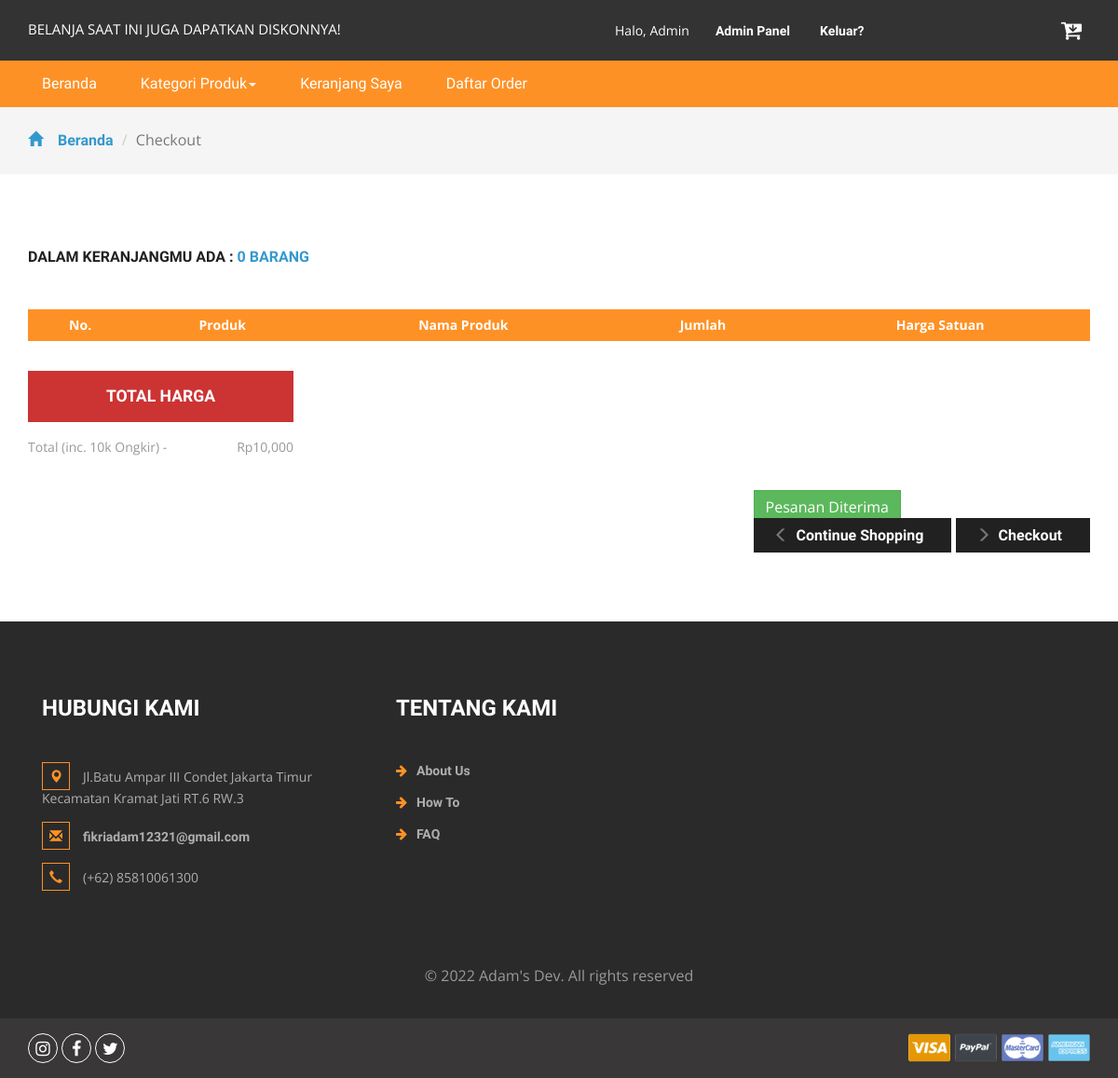
Page /order.php?id=awcf3i4uht9g8 (signed in) on the earlier database version.
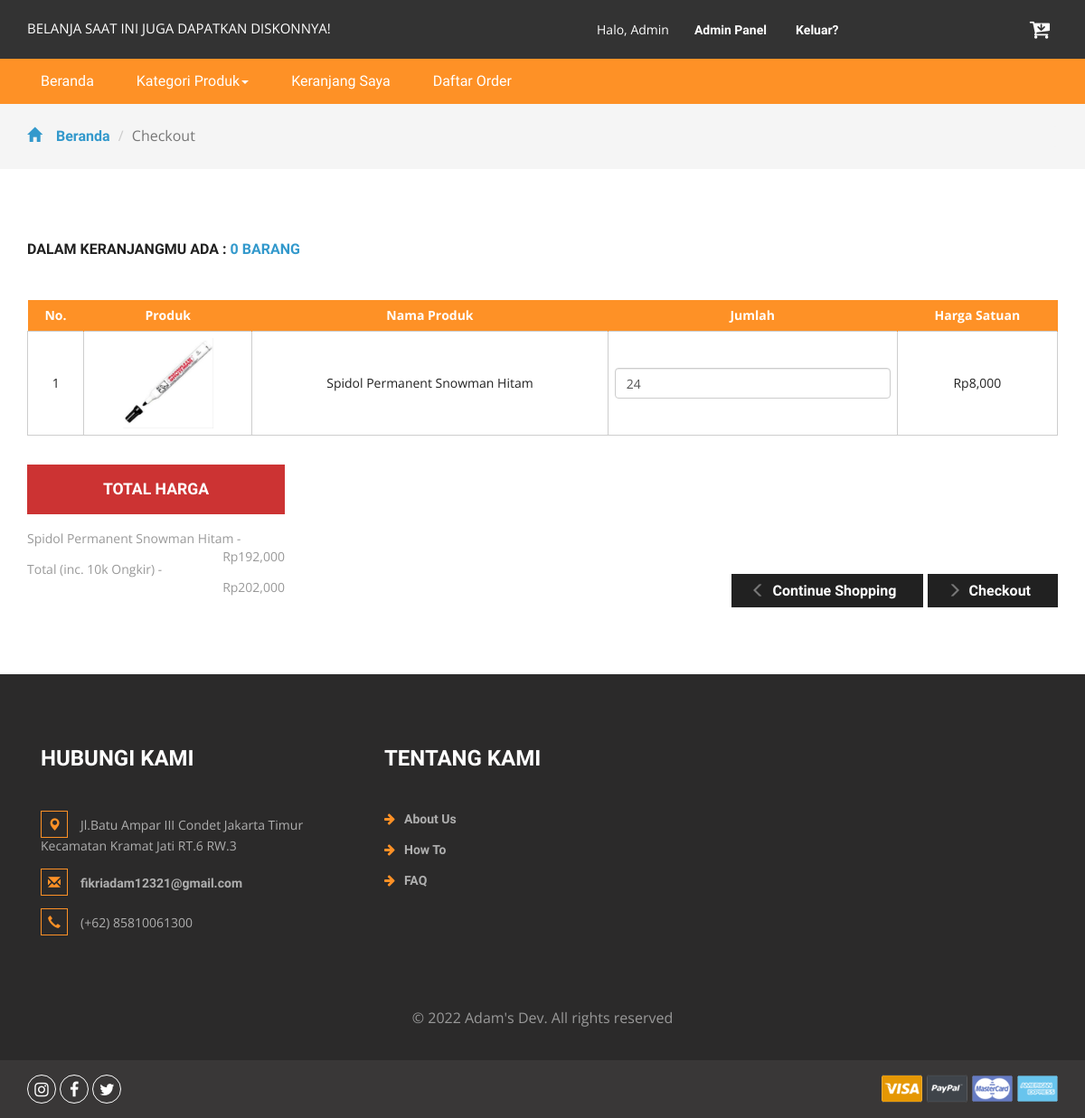
Same page on the later database version.
### tables this page shows
CREATE TABLE `detailorder` (
  `detailid` int NOT NULL,
  `orderid` varchar(100) NOT NULL,
  `idproduk` int NOT NULL,
  `qty` int NOT NULL
);

CREATE TABLE `produk` (
  `idproduk` int NOT NULL,
  `idkategori` int DEFAULT NULL,
  `namaproduk` varchar(100) DEFAULT NULL,
  `gambar` varchar(100) DEFAULT NULL,
  `deskripsi` varchar(200) DEFAULT NULL,
  `rate` int DEFAULT NULL,
  `hargabefore` int DEFAULT NULL,
  `hargaafter` int DEFAULT NULL,
  `stok` int DEFAULT NULL,
  `ukuran` varchar(100) DEFAULT NULL
);

### order.php (the view, shortened to what the changed rows need)
<?php
include 'dbconnect.php';
$idorder = $_GET['id'];
$uid = $_SESSION['id'];
$caricart = mysqli_query($conn, "SELECT * FROM cart WHERE userid='$uid' and status='Cart'");
$fetc = mysqli_fetch_array($caricart);
$orderidd = @$fetc['orderid'];
$itungtrans = mysqli_query($conn, "SELECT count(detailid) as jumlahtrans, idproduk from detailorder WHERE orderid='$orderidd'");
$itungtrans2 = mysqli_fetch_assoc($itungtrans);
$itungtrans3 = $itungtrans2['jumlahtrans'];
?>
<!DOCTYPE html>
<html>
<head>
	<link href="css/bootstrap.css" rel="stylesheet" type="text/css" media="all" />
	<link href="css/style.css" rel="stylesheet" type="text/css" media="all" />
	<link href="css/font-awesome.css" rel="stylesheet">
</head>
<body>
	<div class="checkout">
		<div class="container">
			<h2>Dalam keranjangmu ada : <span><?= $itungtrans3 ?> barang</span></h2>
			<div class="checkout-right">
				<table class="timetable_sub">
					<thead>
						<tr>
							<th>No.</th>
							<th>Produk</th>
							<th>Nama Produk</th>
							<th>Jumlah</th>
							<th>Harga Satuan</th>
						</tr>
					</thead>
					<?php
					$brg = mysqli_query($conn, "SELECT * FROM detailorder d, produk p WHERE orderid='$idorder' and d.idproduk=p.idproduk ORDER BY d.idproduk ASC");
					$no = 1;
					while ($b = mysqli_fetch_array($brg)) {
					?>
						<tr class="rem1">
							<form method="post">
								<td class="invert"><?= $no++ ?></td>
								<td class="invert"><a href="product.php?idproduk=<?= $b['idproduk'] ?>"><img src="<?= $b['gambar'] ?>" width="100px" height="100px" /></a></td>
								<td class="invert"><?= $b['namaproduk'] ?></td>
								<td class="invert">
									<div class="quantity">
										<div class="quantity-select">
											<input type="number" name="jumlah" class="form-control" height="100px" value="<?= $b['qty'] ?>" \>
										</div>
									</div>
								</td>
								<td class="invert">Rp<?= number_format($b['hargaafter']) ?></td>
						</tr>
					<?php
					}
					?>
				</table>
			</div>
			<div class="checkout-left">
				<div class="checkout-left-basket">
					<ul>
						<?php
						$brg = mysqli_query($conn, "SELECT * FROM detailorder d, produk p WHERE orderid='$idorder' and d.idproduk=p.idproduk ORDER BY d.idproduk ASC");
						$subtotal = 10000;
						while ($b = mysqli_fetch_array($brg)) {
							$hrg = $b['hargaafter'];
							$qtyy = $b['qty'];
							$totalharga = $hrg * $qtyy;
							$subtotal += $totalharga
						?>
							<li><?= $b['namaproduk'] ?><i> - </i> <span>Rp<?= number_format($totalharga) ?> </span></li>
						<?php
						}
						?>
						<li>Total (inc. 10k Ongkir)<i> - </i> <span>Rp<?= number_format($subtotal) ?></span></li>
					</ul>
				</div>
				<div class="checkout-right-basket">
					<?php
					$fetc = mysqli_fetch_array(mysqli_query($conn, "SELECT * FROM cart WHERE orderid='$idorder' and status='Selesai'"));
					if (!isset($fetc)) { ?>
						<form method="post">
							<input type="submit" name="selesai" class="btn btn-success" value="Pesanan Diterima" \>
						</form>
					<?php } ?>
				</div>
			</div>
		</div>
	</div>
	<link href="css/skdslider.css" rel="stylesheet">
</body>
</html>

Differences in the rows shown:
added detailorder: idproduk.gambar (picture), idproduk.namaproduk "Spidol Permanent Snowman Hitam", jumlah "24", idproduk.hargaafter "8,000", totalharga "192,000"
Other differences:
$subtotal: "10,000" → "202,000"
form field selesai: "Pesanan Diterima" → (not shown)
